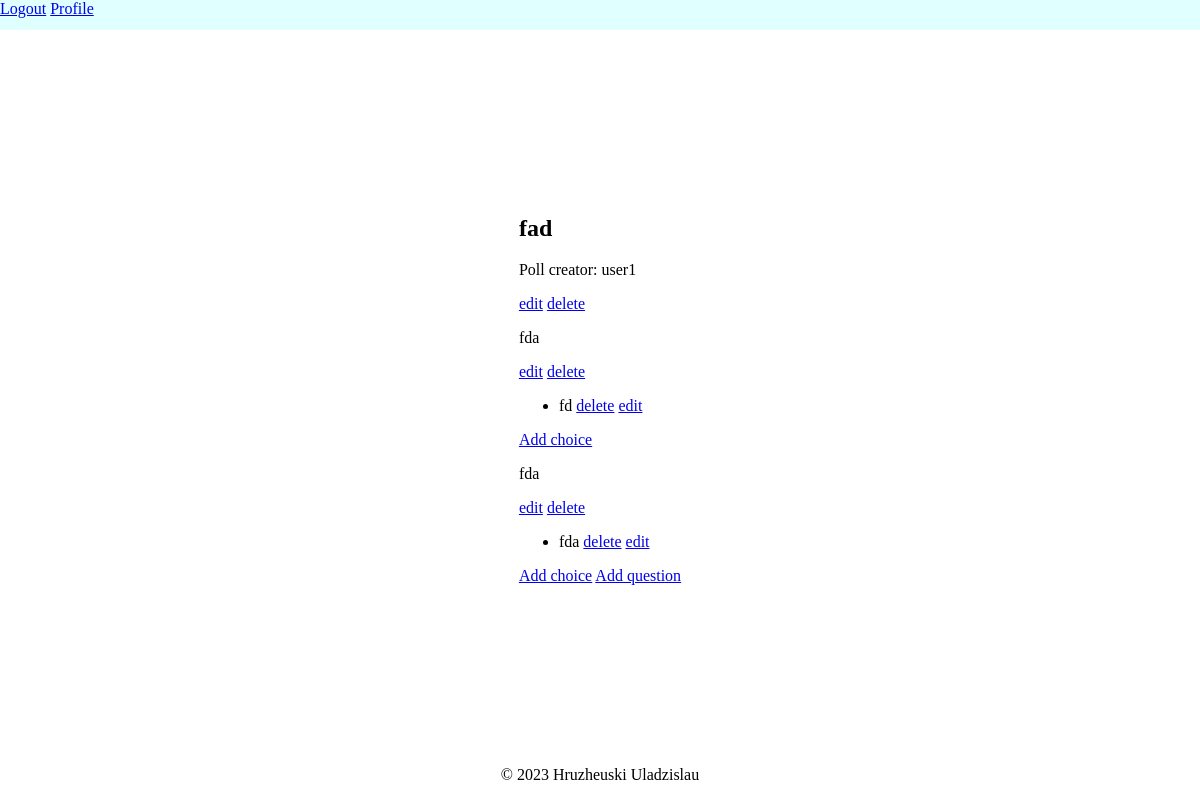
The page /poll/2/edit/ (signed in) on the database its author committed.
### polls/models.py (models this page shows, shortened)
class Poll(models.Model):
    title = models.CharField(max_length=200)
    description = models.TextField()
    creator = models.ForeignKey(User, on_delete=models.CASCADE)
    pub_date = models.DateTimeField(auto_now_add=True)
    can_revote = models.BooleanField()
    def __str__(self):
        return self.title

class Question(models.Model):
    question_text = models.CharField(max_length=200)
    poll = models.ForeignKey(Poll, on_delete=models.CASCADE)
    def __str__(self):
        return self.question_text

class Choice(models.Model):
    choice_text = models.CharField(max_length=100)
    question = models.ForeignKey(Question, on_delete=models.CASCADE)
    def __str__(self):
        return self.choice_text

### polls/views.py (the view)
# urls.py: path('poll/<int:poll_id>/edit/', Edit.as_view(), name='edit'),
@method_decorator(login_required, name="dispatch")
class Edit(DeleteView):
    model = Poll
    template_name = 'polls/edit.html'
    pk_url_kwarg = 'poll_id'

### polls/templates/polls/edit.html
{% extends "polls/base.html" %}
{% load crispy_forms_filters %}
{% block content %}
    <div class="container">
        <div class="content-section">
            <h2> {{ poll }}</h2>
            <p>Poll creator: {{ poll.creator }}</p>
            <p>
                <a href="{% url 'edit_poll' poll.id %}">edit</a>
                <a href="{% url 'delete_poll' poll.id %}">delete</a>
            </p>
            {% for question in poll.question_set.all %}
                <p>{{ question }}</p>
                    <a href="{% url 'edit_question' question.id %}">edit</a>
                    <a href="{% url 'delete_question' question.id%}">delete</a>
                <ul>
                    {% for choice in question.choice_set.all %}
                        <li>
                            {{ choice }}
                            <a href="{% url 'delete_choice' choice.id%}">delete</a>
                            <a href="{% url 'edit_choice' choice.id%}">edit</a>
                        </li>
                    {% endfor %}
                </ul>
                <a href="{% url 'create_choice' question.id %}">Add choice</a>
            {% endfor %}
            <a href="{% url 'create_question' poll.id %}">Add question</a>
        </div>
    </div>
{% endblock %}

### polls/static/polls/css/style.css (style rules this page uses)
html, body { height: 100%; width: 100%; }
body { min-height: 100vh; margin:0; display:flex; flex-direction:column; }
.container { height: 90%; display: flex; align-items: center; justify-content: center; }

### rows shown on the page
Poll: title "fad", creator "user1"
Question: question_text "fda"
Choice: choice_text "fd"
Question: question_text "fda"
Choice: choice_text "fda"
